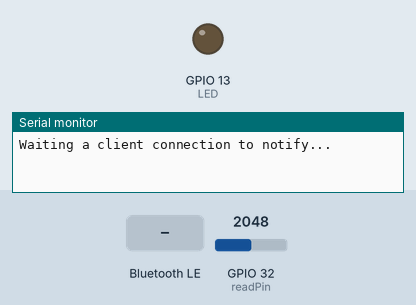
The sketch below on a simulated ESP32. Parts: output pins drawn as LEDs (lit = HIGH), the last lines printed to the serial monitor. Inputs (shaded band) come from the test bench; at power-on: GPIO 32 (readPin) = 2048. Nothing arrives over Bluetooth unless stated; a phone connects over Bluetooth LE 3 s after start.

Above: at 1.2 s.
1.3 s: Bluetooth LE write "1" received
At 2.1 s:
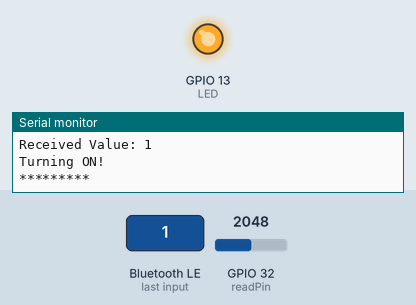
2.8 s: Bluetooth LE write "0" received
At 3.3 s:
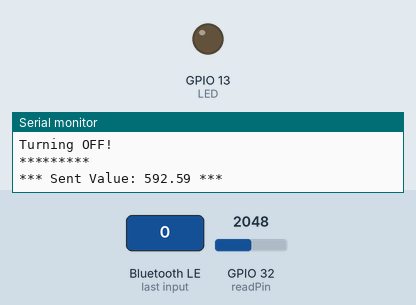
Timing chart, 0 to 5.8 s (numbered marks = the images above; inputs shaded):
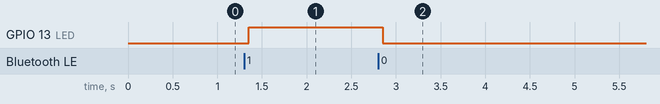

The sketch:

cheese-grater-esp.ino
```cpp
// reference: https://www.instructables.com/id/ESP32-BLE-Android-App-Arduino-IDE-AWESOME/
#include <BLEDevice.h>
#include <BLEServer.h>
#include <BLEUtils.h>
#include <BLE2902.h>

BLECharacteristic *pCharacteristic;
bool deviceConnected = false;
float txValue = 0;
const int readPin = 32; // Use GPIO number. See ESP32 board pinouts
const int LED = 13; // Could be different depending on the dev board. I used the DOIT ESP32 dev board.

#define SERVICE_UUID           "6E400001-B5A3-F393-E0A9-E50E24DCCA9E" // UART service UUID
#define CHARACTERISTIC_UUID_RX "6E400002-B5A3-F393-E0A9-E50E24DCCA9E"
#define CHARACTERISTIC_UUID_TX "6E400003-B5A3-F393-E0A9-E50E24DCCA9E"

class MyServerCallbacks: public BLEServerCallbacks {
    void onConnect(BLEServer* pServer) {
      deviceConnected = true;
    };

    void onDisconnect(BLEServer* pServer) {
      deviceConnected = false;
    }
};

class MyCallbacks: public BLECharacteristicCallbacks {
    void onWrite(BLECharacteristic *pCharacteristic) {
      std::string rxValue = pCharacteristic->getValue();

      if (rxValue.length() > 0) {
        Serial.println("*********");
        Serial.print("Received Value: ");

        for (int i = 0; i < rxValue.length(); i++) {
          Serial.print(rxValue[i]);
        }

        Serial.println();

        // Do stuff based on the command received from the app
        if (rxValue.find("1") != -1) {
          Serial.print("Turning ON!");
          digitalWrite(LED, HIGH);
        }
        else if (rxValue.find("0") != -1) {
          Serial.print("Turning OFF!");
          digitalWrite(LED, LOW);
        }

        Serial.println();
        Serial.println("*********");
      }
    }
};

void setup() {
  Serial.begin(115200);

  pinMode(LED, OUTPUT);

  // Create the BLE Device
  BLEDevice::init("ESP32 UART Test"); // Give it a name

  // Create the BLE Server
  BLEServer *pServer = BLEDevice::createServer();
  pServer->setCallbacks(new MyServerCallbacks());

  // Create the BLE Service
  BLEService *pService = pServer->createService(SERVICE_UUID);

  // Create a BLE Characteristic
  pCharacteristic = pService->createCharacteristic(
                      CHARACTERISTIC_UUID_TX,
                      BLECharacteristic::PROPERTY_NOTIFY
                    );

  pCharacteristic->addDescriptor(new BLE2902());

  BLECharacteristic *pCharacteristic = pService->createCharacteristic(
                                         CHARACTERISTIC_UUID_RX,
                                         BLECharacteristic::PROPERTY_WRITE
                                       );

  pCharacteristic->setCallbacks(new MyCallbacks());

  // Start the service
  pService->start();

  // Start advertising
  pServer->getAdvertising()->start();
  Serial.println("Waiting a client connection to notify...");
}

void loop() {
  if (deviceConnected) {
    // Fabricate some arbitrary junk for now...
    txValue = analogRead(readPin) / 3.456; // This could be an actual sensor reading!

    // Let's convert the value to a char array:
    char txString[8]; // make sure this is big enuffz
    dtostrf(txValue, 1, 2, txString); // float_val, min_width, digits_after_decimal, char_buffer

    pCharacteristic->setValue(txString);

    pCharacteristic->notify(); // Send the value to the app!
    Serial.print("*** Sent Value: ");
    Serial.print(txString);
    Serial.println(" ***");
  }
  delay(1000);
}
```

Measured:
- after the input at 1.3 s, GPIO 13 (LED): LOW → HIGH after 0.05 s
- after the input at 2.8 s, GPIO 13 (LED): HIGH → LOW after 0.05 s
